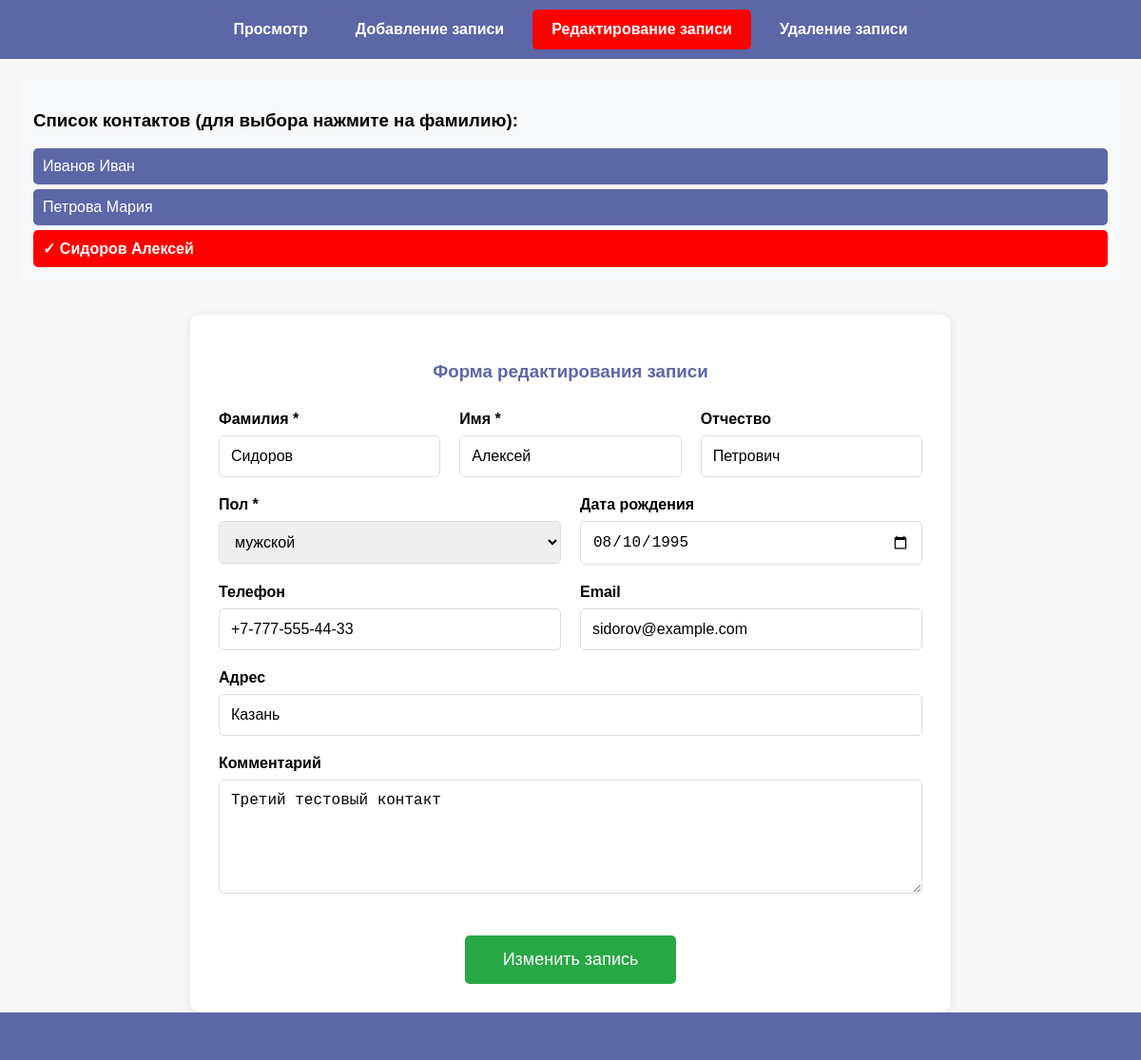
Page /?p=edit&id=6 on the committed database.
### tables this page shows
CREATE TABLE `contacts` (
  `id` int(11) NOT NULL,
  `surname` varchar(50) NOT NULL,
  `name` varchar(50) NOT NULL,
  `lastname` varchar(50) DEFAULT NULL,
  `gender` enum('мужской','женский') DEFAULT NULL,
  `date` date DEFAULT NULL,
  `phone` varchar(20) DEFAULT NULL,
  `location` text DEFAULT NULL,
  `email` varchar(100) DEFAULT NULL,
  `comment` text DEFAULT NULL
);

### edit.php (the view, shortened to what this page needs)
<?php
$mysqli = mysqli_connect('localhost', 'root', '', 'notebook');
$current_id = null;
$current_row = [];
if (isset($_GET['id'])) {
    $current_id = intval($_GET['id']);
} elseif (isset($_POST['id'])) {
    $current_id = intval($_POST['id']);
}
if ($current_id) {
    $result = mysqli_query($mysqli, "SELECT * FROM contacts WHERE id=$current_id");
    $current_row = mysqli_fetch_assoc($result);
}
$contacts_result = mysqli_query($mysqli, "SELECT id, surname, name FROM contacts ORDER BY surname, name");
if (mysqli_num_rows($contacts_result) > 0) {
    echo '<div style="margin-bottom: 30px; padding: 15px; background-color: #f8f9fa; border-radius: 5px;">';
    echo '<h3>Список контактов (для выбора нажмите на фамилию):</h3>';
    while ($row = mysqli_fetch_assoc($contacts_result)) {
        $full_name = $row['surname'] . ' ' . $row['name'];
        $is_current = ($current_row && $row['id'] == $current_row['id']);
        if ($is_current) {
            echo '<div style="padding: 10px; margin: 5px 0; background-color: red; color: white; border-radius: 5px; font-weight: bold;">';
            echo '✓ ' . $full_name;
            echo '</div>';
        } else {
            echo '<a href="?p=edit&id=' . $row['id'] . '" ';
            echo 'style="display: block; padding: 10px; margin: 5px 0; background-color: #5c67a8; color: white; text-decoration: none; border-radius: 5px;">';
            echo $full_name;
            echo '</a>';
        }
    }
    echo '</div>';
} else {
    echo '<div class="error">Записей пока нет</div>';
}
if ($current_row) {
    ?>
    <div style="max-width: 800px; margin: 30px auto; background-color: white; padding: 30px; border-radius: 10px; box-shadow: 0 2px 10px rgba(0,0,0,0.1);">
        <h3 style="text-align: center; color: #5c67a8; margin-bottom: 30px;">Форма редактирования записи</h3>
        <form name="form_edit" method="post">
            <div style="display: flex; flex-direction: column; gap: 20px;">
                <div style="display: flex; gap: 20px;">
                    <div style="flex: 1;">
                        <label style="display: block; margin-bottom: 8px; font-weight: bold;">Фамилия *</label>
                        <input type="text" name="surname" value="<?= htmlspecialchars($current_row['surname']) ?>"
                               style="width: 100%; padding: 12px; border: 1px solid #ddd; border-radius: 5px; font-size: 16px;" required>
                    </div>
                    <div style="flex: 1;">
                        <label style="display: block; margin-bottom: 8px; font-weight: bold;">Имя *</label>
                        <input type="text" name="name" value="<?= htmlspecialchars($current_row['name']) ?>"
                               style="width: 100%; padding: 12px; border: 1px solid #ddd; border-radius: 5px; font-size: 16px;" required>
                    </div>
                    <div style="flex: 1;">
                        <label style="display: block; margin-bottom: 8px; font-weight: bold;">Отчество</label>
                        <input type="text" name="lastname" value="<?= htmlspecialchars($current_row['lastname']) ?>"
                               style="width: 100%; padding: 12px; border: 1px solid #ddd; border-radius: 5px; font-size: 16px;">
                    </div>
                </div>
                <div style="display: flex; gap: 20px;">
                    <div style="flex: 1;">
                        <label style="display: block; margin-bottom: 8px; font-weight: bold;">Пол *</label>
                        <select name="gender" style="width: 100%; padding: 12px; border: 1px solid #ddd; border-radius: 5px; font-size: 16px;" required>
                            <option value="мужской" <?= $current_row['gender'] == 'мужской' ? 'selected' : '' ?>>мужской</option>
                        </select>
                    </div>
                    <div style="flex: 1;">
                        <label style="display: block; margin-bottom: 8px; font-weight: bold;">Дата рождения</label>
                        <input type="date" name="date" value="<?= $current_row['date'] ?>"
                               style="width: 100%; padding: 12px; border: 1px solid #ddd; border-radius: 5px; font-size: 16px;">
                    </div>
                </div>
                <div style="display: flex; gap: 20px;">
                    <div style="flex: 1;">
                        <label style="display: block; margin-bottom: 8px; font-weight: bold;">Телефон</label>
                        <input type="text" name="phone" value="<?= htmlspecialchars($current_row['phone']) ?>"
                               style="width: 100%; padding: 12px; border: 1px solid #ddd; border-radius: 5px; font-size: 16px;">
                    </div>
                    <div style="flex: 1;">
                        <label style="display: block; margin-bottom: 8px; font-weight: bold;">Email</label>
                        <input type="email" name="email" value="<?= htmlspecialchars($current_row['email']) ?>"
                               style="width: 100%; padding: 12px; border: 1px solid #ddd; border-radius: 5px; font-size: 16px;">
                    </div>
                </div>
                <div>
                    <label style="display: block; margin-bottom: 8px; font-weight: bold;">Адрес</label>
                    <input type="text" name="location" value="<?= htmlspecialchars($current_row['location']) ?>"
                           style="width: 100%; padding: 12px; border: 1px solid #ddd; border-radius: 5px; font-size: 16px;">
                </div>
                <div>
                    <label style="display: block; margin-bottom: 8px; font-weight: bold;">Комментарий</label>
                    <textarea name="comment"
                              style="width: 100%; padding: 12px; border: 1px solid #ddd; border-radius: 5px; font-size: 16px; height: 120px; resize: vertical;"><?= htmlspecialchars($current_row['comment']) ?></textarea>
                </div>
                <div style="text-align: center; margin-top: 20px;">
                    <button type="submit" value="Изменить запись" name="button"
                            style="background-color: #28a745; color: white; padding: 15px 40px; border: none; border-radius: 5px; font-size: 18px; cursor: pointer; transition: background-color 0.3s;"
                            onmouseover="this.style.backgroundColor='#218838'"
                            onmouseout="this.style.backgroundColor='#28a745'">
                        Изменить запись
                    </button>
                </div>
            </div>
        </form>
    </div>
    <?php
}

### style.css (style rules this page uses)
:root { --color_a: rgb(1, 5, 17); --back_a: rgba(92, 103, 168, 0.541); }
html { font-family: sans-serif; font-size: 16px; }
body { padding: 0; margin: 0; font-family: sans-serif; background-color: rgb(247, 247, 247); font-size: 16px; }
*, *::after, *::before { box-sizing: border-box; }

### rows in the picture
contacts: full_name "Иванов Иван"
contacts: full_name "Петрова Мария"
contacts: full_name "Сидоров Алексей", surname "Сидоров", name "Алексей", lastname "Петрович", gender "мужской", date "08/10/1995", phone "+7-777-555-44-33", email "sidorov@example.com", location "Казань", comment "Третий тестовый контакт"

### other values in the picture
$value "Просмотр"
$value "Добавление записи"
$value "Редактирование записи"
$value "Удаление записи"
